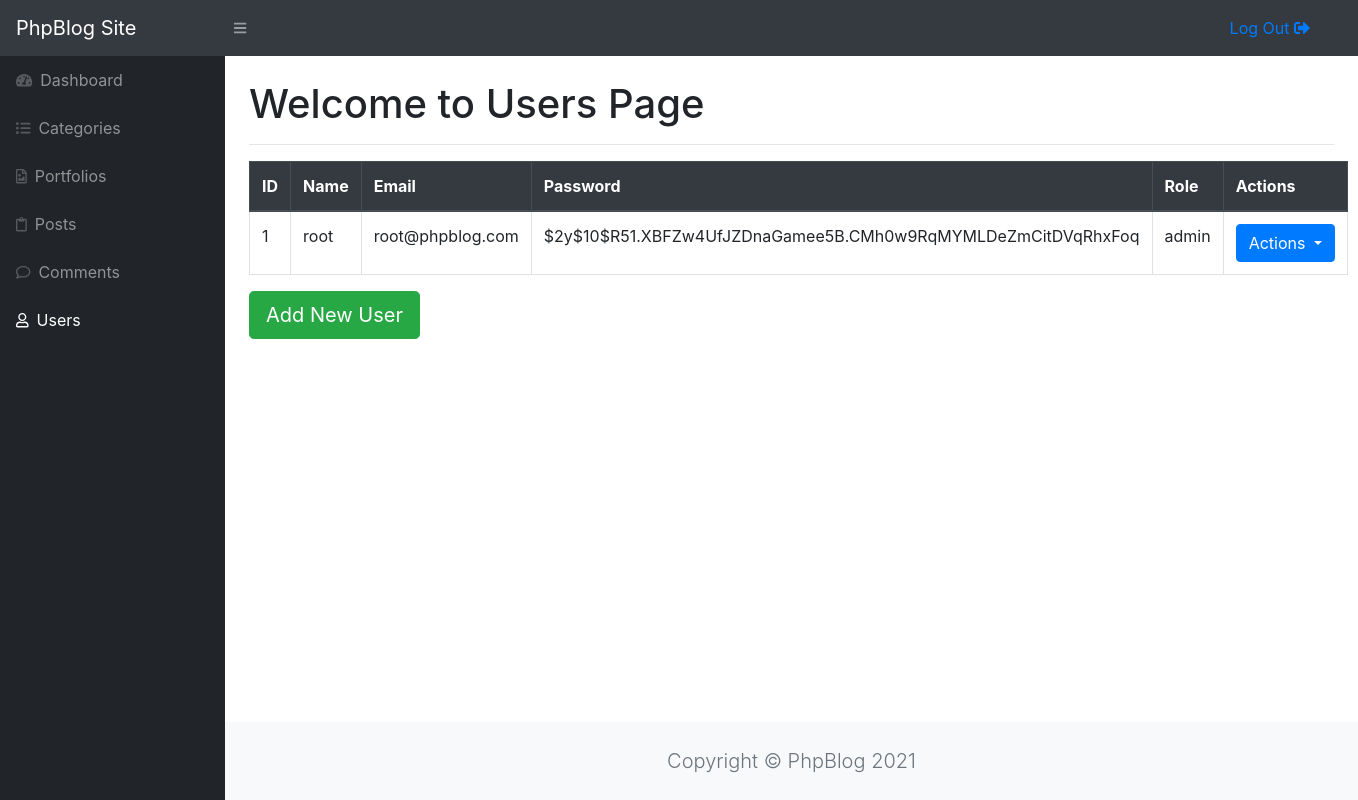
The page /admin/users.php (signed in) on the database its author committed.
### tables this page shows
CREATE TABLE `users` (
  `user_id` int(5) NOT NULL,
  `user_name` varchar(50) NOT NULL,
  `user_password` varchar(255) NOT NULL,
  `user_email` varchar(64) NOT NULL,
  `user_role` varchar(30) NOT NULL
);

### admin/users.php (the view, shortened to what this page needs)
<?php include "includes/admin_header.php"; ?>
    <div id="layoutSidenav">
<?php include "includes/admin_sidebar.php"; ?>
    <div id="layoutSidenav_content">
    <main>
    <div class="container-fluid mt-4">
    <h1>Welcome to Users Page</h1>
    <hr>
    <table class="table table-bordered">
        <thead class="thead-dark">
        <tr>
            <th>ID</th>
            <th>Name</th>
            <th>Email</th>
            <th>Password</th>
            <th>Role</th>
            <th>Actions</th>
        </tr>
        </thead>
        <tbody>
        <?php
        $sql_query = "SELECT * FROM users ORDER BY user_id DESC ";
        $select_all_users = mysqli_query($conn, $sql_query);
        $k = 1;
        while ($row = mysqli_fetch_assoc($select_all_users)) {
            $user_id = $row["user_id"];
            $user_name = $row["user_name"];
            $user_password = $row["user_password"];
            $user_email = $row["user_email"];
            $user_role = $row["user_role"];
            echo "<tr>
            <td>{$user_id}</td>
            <td>{$user_name}</td>
            <td>{$user_email}</td>
            <td>{$user_password}</td>
            <td>{$user_role}</td>
            <td>
                <div class='dropdown'>
                    <button class='btn btn-primary dropdown-toggle' type='button' id='dropdownMenuButton'
                            data-toggle='dropdown' aria-haspopup='true' aria-expanded='false'>
                        Actions
                    </button>
                    <div class='dropdown-menu' aria-labelledby='dropdownMenuButton'>
                        <a class='dropdown-item' data-toggle='modal' data-target='#edit_modal$k'
                           href='#'>Edit</a>
                        <div class='dropdown-divider'></div>
                        <a class='dropdown-item' href='users.php?delete={$user_id}'>Delete</a>
                    </div>
                </div>
            </td>
        </tr>";
            ?>
            <?php $k++;
        } ?>
        </tbody>
    </table>
    <a class="btn btn-lg btn-success" data-toggle="modal" data-target="#add_modal">Add New User</a>
<?php include "includes/admin_footer.php"; ?>

### rows shown on the page
users: user_id "1", user_name "root", user_email "root@phpblog.com", user_password "$2y$10$R51.XBFZw4UfJZDnaGamee5B.CMh0w9RqMYMLDeZmCitDVqRhxFoq", user_role "admin"
